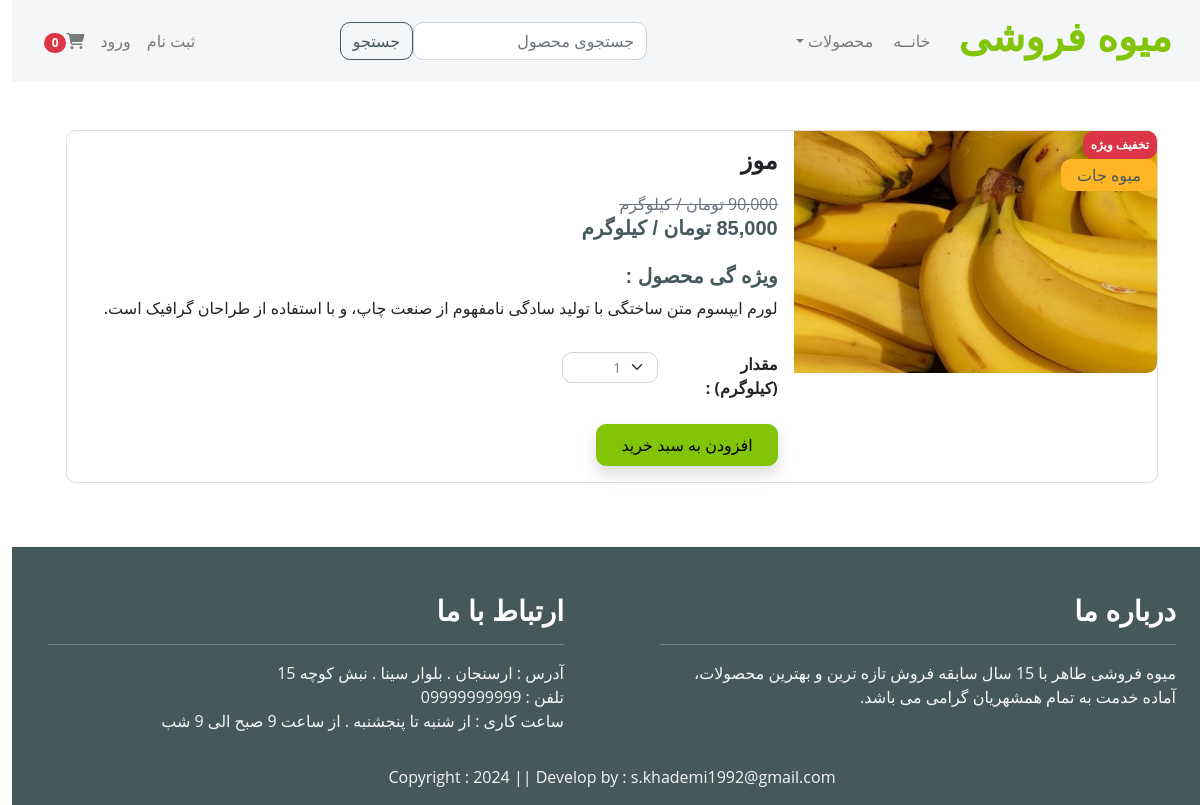
The page /product_detail/1 on the database its author committed.
### store/models.py (models this page shows, shortened)
class Product(models.Model):
    name = models.CharField(max_length=100)
    price = models.DecimalField(default=0, decimal_places=0, max_digits=12)
    category = models.ForeignKey(Category, on_delete=models.CASCADE, default=1)
    description = models.CharField(max_length=250, default='', blank=True, null=True)
    image = models.ImageField(upload_to='uploads/product/')
    is_sale = models.BooleanField(default=False)
    sale_price = models.DecimalField(default=0, decimal_places=0, max_digits=12)

class Category(models.Model):
    name = models.CharField(max_length=50)
    def __str__(self):
        return self.name
    class Meta:
        verbose_name_plural = "Categories"

### store/views.py (the view)
# urls.py: path('product_detail/<int:pk>', views.product_detail, name='product_detail'),
def product_detail(request, pk):
    product = Product.objects.get(id=pk)
    return render(request, 'product_detail.html', locals())

### cart/cart.py (called while the page is built)
    def __len__(self):
        return len(self.cart)

### cart/context_processors.py (called while the page is built)
def cart(request):
    return {'cart': Cart(request)}

### store/templates/product_detail.html (shortened to what this page needs)
{% extends 'base.html' %}
{% load static %}
{% load humanize %}
{% block main-content %}
<div class="container py-5">
    <div class="card mb-3">
        <div class="row g-0">
            {% if product.is_sale %}
            <div class="col-md-4">
                <div class="position-absolute">
                    <div class="badge bg-danger text-white p-2">تخفیف ویژه</div>
                    <div class="text-dark bg-secondary px-3 py-1 rounded">{{ product.category }}</div>
                </div>
                <img src="{{ product.image.url }}" class="img-fluid rounded-end w-100" alt="">
            </div>
            <div class="col-md-8">
                <div class="card-body">
                    <h4 class="card-title pb-2">{{ product.name }}</h4>
                    <small class="text-decoration-line-through text-muted fs-6"><del>{{ product.price | intcomma }} تومان / کیلوگرم</del></small>
                    <h5>{{ product.sale_price | intcomma }} تومان / کیلوگرم</h5>
                    <h5 class="fw-bold pt-3">ویژه گی محصول :</h5>
                    <p class="pb-3">{{ product.description }}</p>
                    <div class="row pb-4">
                        <div class="col-md-2 fw-bold">مقدار (کیلوگرم) : </div>
                        <div class="col-md-2">
                            <select class="form-select form-select-sm" id="qty-cart">
                                <option value="1">1</option>
                            </select>
                        </div>
                    </div>
                    <button type="button" value="{{ product.id }}" id="add-cart" class="btn btn-primary shadow px-4 py-2 ms-3">افزودن به سبد خرید</button>
                </div>
            </div>
            {% endif %}
        </div>
    </div>
</div>
{% endblock main-content %}

### static/css/style.css (style rules this page uses)
* { margin: 0; padding: 0; box-sizing: border-box; }

### rows shown on the page
Product: category "میوه جات", image (picture), name "موز", price "90,000", sale_price "85,000", description "لورم ایپسوم متن ساختگی با تولید سادگی نامفهوم از صنعت چاپ، و با استفاده از طراحان گرافیک است."
